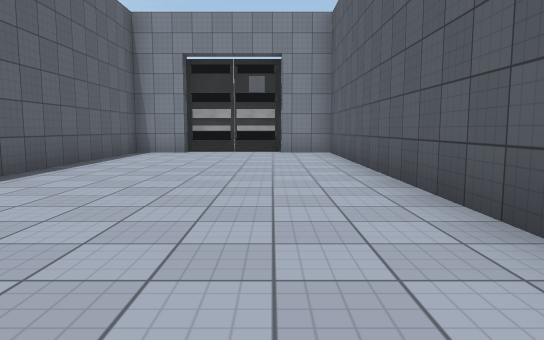
View 1 (above)

24 first-person views from a walk through a 3-D level made in the Unity game engine. The camera is 1.2 m above the floor, tilts 6° down and sees 70° across. Doors are open. The floor is counted in squares, 2 m on a side. Each view is taken from the middle of a square. On the plan, view 1 faces up. The plan holds only what a view shows up to about 11 squares ahead; the rest is blank. The place goes on beyond the plan. The player is left out. Some animated figures are not drawn. Some surface patterns are stand-ins.

View 2
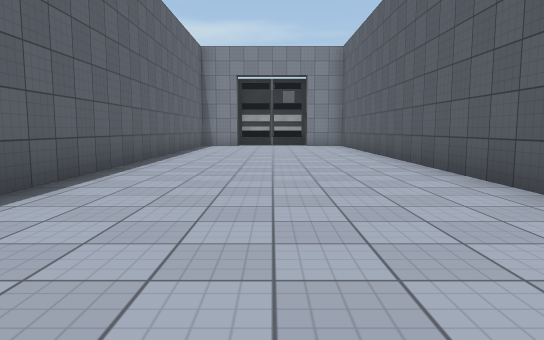

View 3
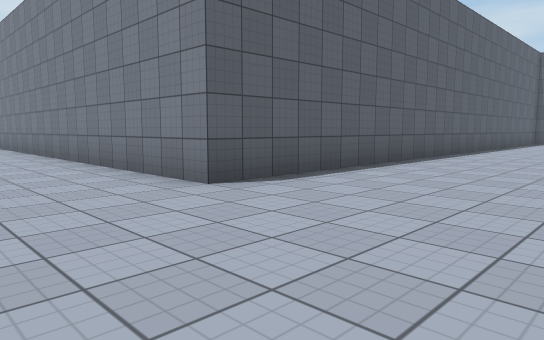

View 4
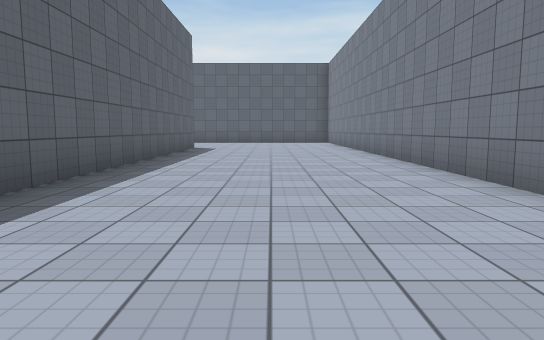

View 5
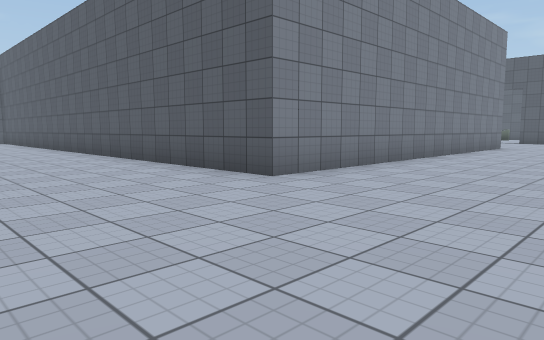

View 6
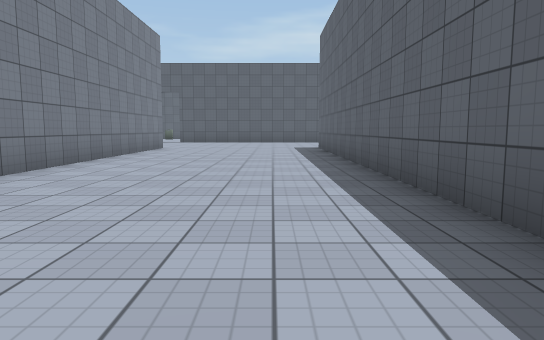

View 7
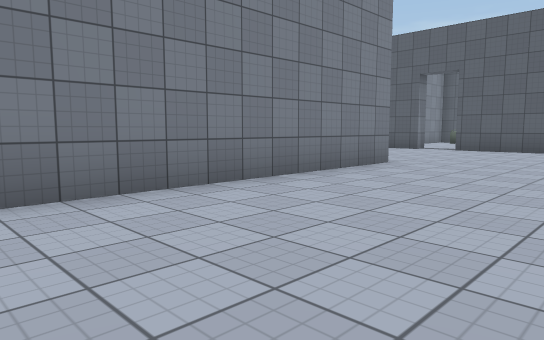

View 8
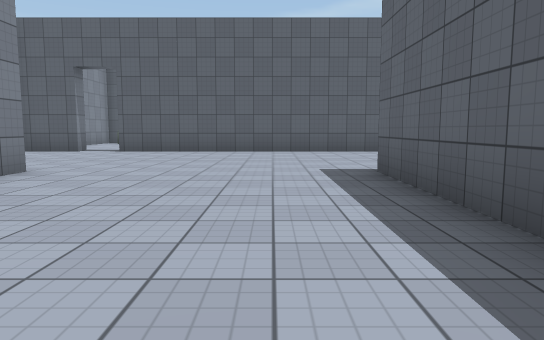

View 9
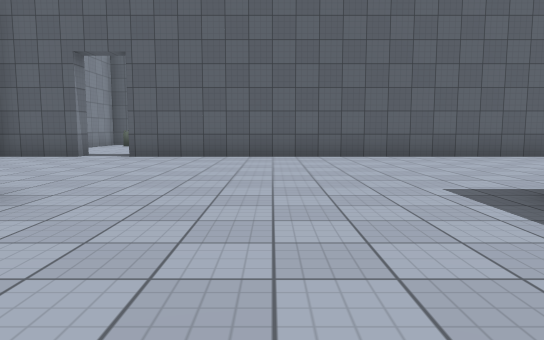

View 10
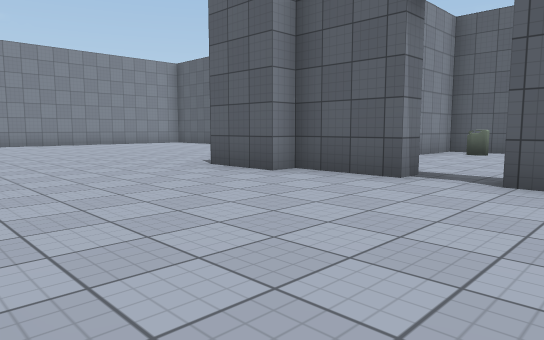

View 11
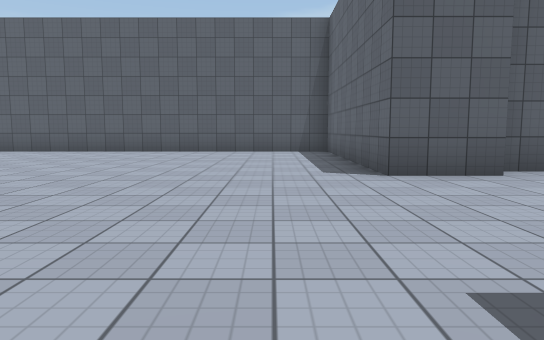

View 12
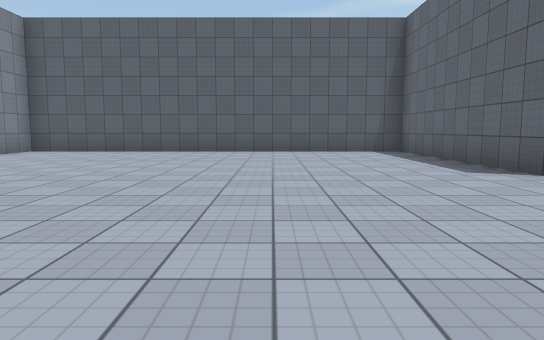

View 13
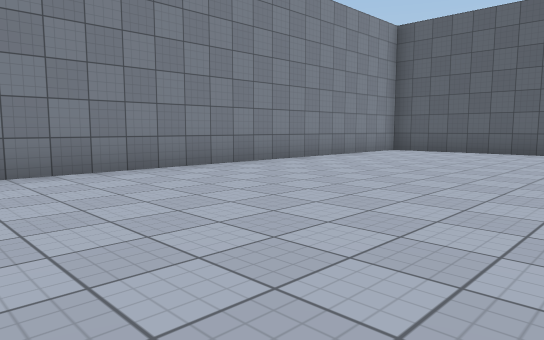

View 14
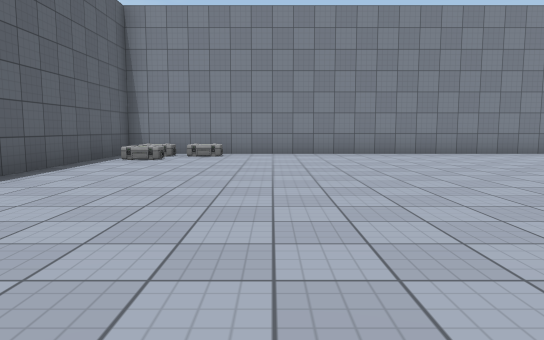

View 15
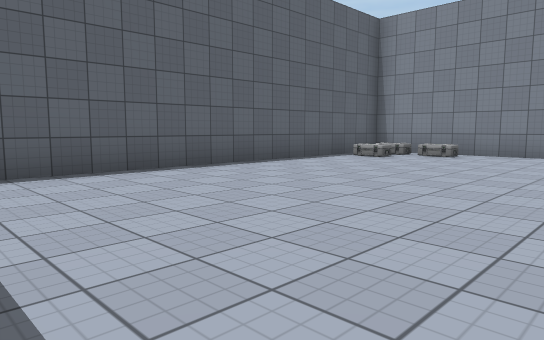

View 16
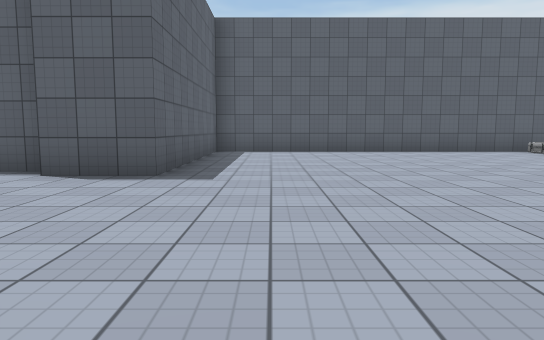

View 17
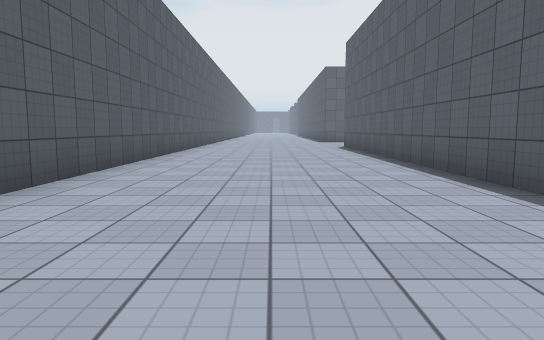

View 18
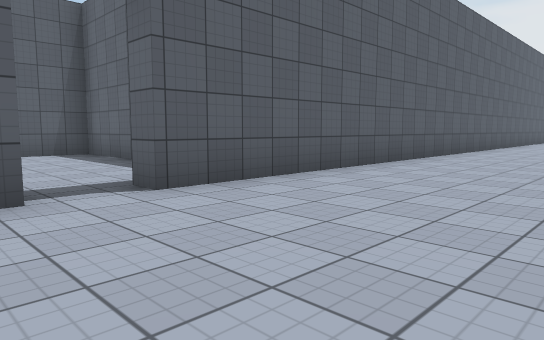

View 19
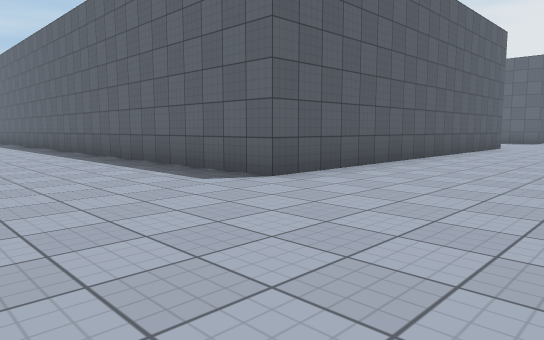

View 20
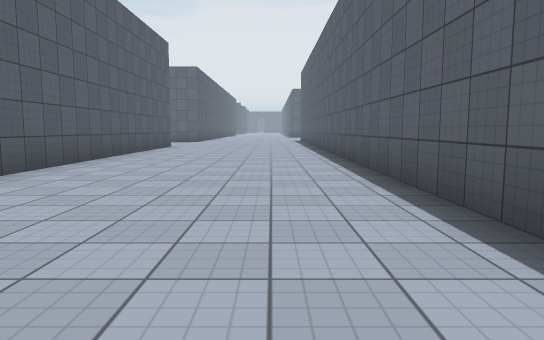

View 21
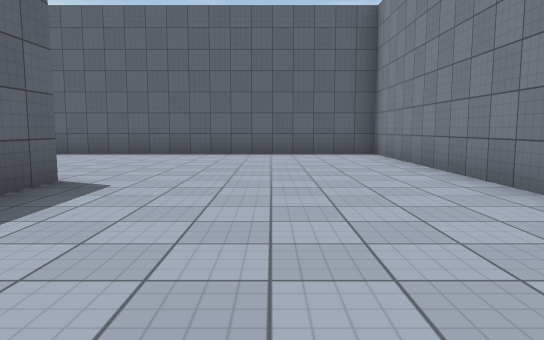

View 22
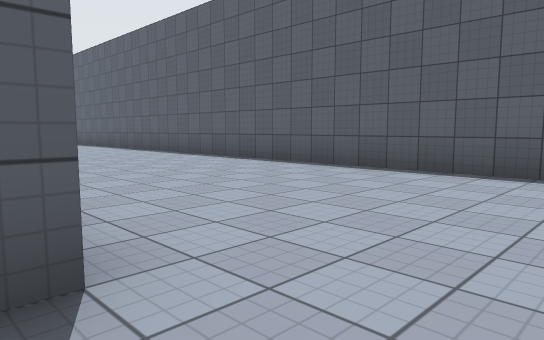

View 23
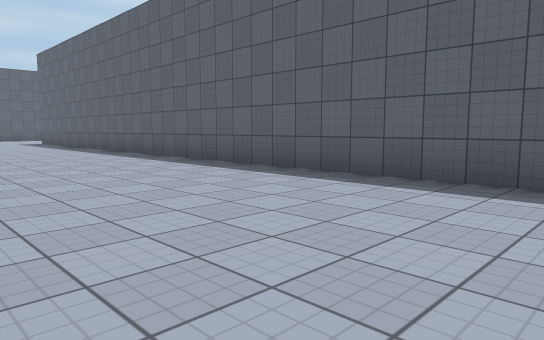

View 24
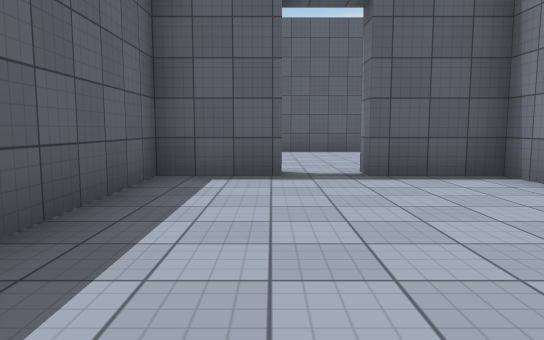

### Floor plan
Points are (right, up) in squares from view 1. A wall is a line through its corners. A room is listed if a view was taken in it or the views show most of it. See-through windows are left out.
Room 1 (views 1, 2, 3, 4, 5, 6, 7, 8, 9, 10, 11, 12, 13, 14, 15, 16, 17, 18, 19, 20, 21, 22, 23)
walls: (11.5, -2.2) (11.5, -4.8); (11.6, -5.5) (1.5, -5.5) (1.5, 10) (0.2, 10); (-2.2, 10.5) (-2.2, 10) (-3.5, 10) (-3.5, -5.5) (-18.5, -5.5) (-18.5, -18.5); (16.5, -3.8) (16.5, -2) (16, -2) (16, -0.5) (21.5, -0.5) (21.5, 9.5) (6.5, 9.5) (6.5, -0.5) (12, -0.5) (12, -2); (-13.5, -18.5) (-13.5, -10.5) (11.5, -10.5) (11.5, -18); (16.5, -18.1) (16.5, -4.9)
ways out: open door at (17, -4.5) to room 2
objects: other object (-1, 10); other object (7, 8); other object (7, 9); other object (8, 9)
Room 2 (view 24)
walls: (22.7, -3.4) (22.7, -2) (20.9, -2); (17.8, -2) (17, -2) (17, -3.8); (17, -4.9) (17, -6.5) (22.7, -6.5) (22.7, -5)
ways out: open door at (17, -4.5) to room 1
objects: other object (22, -3)

Positions as (right, up) in squares from view 1, and headings:
1: (0, 0), facing up
2: (-1, -4), facing up
3: (0, -8), facing up-left
4: (-1, -8), facing left
5: (-2, -9), facing up-right
6: (-1, -9), facing right
7: (5, -9), facing up-right
8: (6, -9), facing right
9: (8, -8), facing right
10: (12, -6), facing up-right
11: (11, 1), facing right
12: (11, 3), facing right
13: (11, 4), facing up-right
14: (10, 0), facing up
15: (12, 0), facing up-left
16: (17, 1), facing left
17: (14, -7), facing down
18: (13, -3), facing down-right
19: (-17, -7), facing down-right
20: (-17, -7), facing down
21: (-9, -8), facing left
22: (-13, -9), facing down-left
23: (-6, -6), facing down-right
24: (22, -5), facing left
